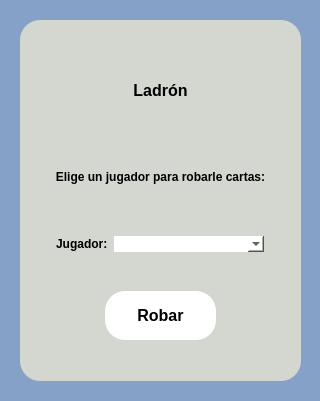
<?xml version="1.0" encoding="UTF-8"?>
<ui version="4.0">
 <class>DialogRoboCartas</class>
 <widget class="QDialog" name="DialogRoboCartas">
  <property name="geometry">
   <rect>
    <x>0</x>
    <y>0</y>
    <width>320</width>
    <height>401</height>
   </rect>
  </property>
  <property name="windowTitle">
   <string>Ladron</string>
  </property>
  <property name="styleSheet">
   <string notr="true">background-color: #85A1C8</string>
  </property>
  <widget class="QFrame" name="frame">
   <property name="geometry">
    <rect>
     <x>20</x>
     <y>20</y>
     <width>281</width>
     <height>361</height>
    </rect>
   </property>
   <property name="styleSheet">
    <string notr="true">background-color: #D3D7CF;
font-weight: bold;
border-radius: 20px;</string>
   </property>
   <layout class="QVBoxLayout" name="verticalLayout">
    <item>
     <layout class="QVBoxLayout" name="verticalLayout_2">
      <item>
       <widget class="QLabel" name="label">
        <property name="maximumSize">
         <size>
          <width>16777215</width>
          <height>60</height>
         </size>
        </property>
        <property name="styleSheet">
         <string notr="true"> border: none;
 color: black;
 padding: 15px 32px;
 text-align: center;
 text-decoration: none;
 display: inline-block;
 font-size: 16px;</string>
        </property>
        <property name="text">
         <string>Ladrón</string>
        </property>
        <property name="alignment">
         <set>Qt::AlignCenter</set>
        </property>
       </widget>
      </item>
     </layout>
    </item>
    <item>
     <layout class="QHBoxLayout" name="horizontalLayout_6">
      <item>
       <widget class="QLabel" name="label_2">
        <property name="maximumSize">
         <size>
          <width>16777215</width>
          <height>40</height>
         </size>
        </property>
        <property name="styleSheet">
         <string notr="true"/>
        </property>
        <property name="text">
         <string>Elige un jugador para robarle cartas:</string>
        </property>
        <property name="alignment">
         <set>Qt::AlignCenter</set>
        </property>
       </widget>
      </item>
     </layout>
    </item>
    <item>
     <layout class="QHBoxLayout" name="horizontalLayout_4">
      <item>
       <spacer name="horizontalSpacer">
        <property name="orientation">
         <enum>Qt::Horizontal</enum>
        </property>
        <property name="sizeHint" stdset="0">
         <size>
          <width>40</width>
          <height>20</height>
         </size>
        </property>
       </spacer>
      </item>
      <item>
       <widget class="QLabel" name="label_4">
        <property name="maximumSize">
         <size>
          <width>16777215</width>
          <height>100</height>
         </size>
        </property>
        <property name="text">
         <string>Jugador:</string>
        </property>
       </widget>
      </item>
      <item>
       <widget class="QComboBox" name="jugador_elegido">
        <property name="minimumSize">
         <size>
          <width>150</width>
          <height>0</height>
         </size>
        </property>
        <property name="styleSheet">
         <string notr="true">background-color: white;</string>
        </property>
       </widget>
      </item>
      <item>
       <spacer name="horizontalSpacer_2">
        <property name="orientation">
         <enum>Qt::Horizontal</enum>
        </property>
        <property name="sizeHint" stdset="0">
         <size>
          <width>40</width>
          <height>20</height>
         </size>
        </property>
       </spacer>
      </item>
     </layout>
    </item>
    <item>
     <layout class="QHBoxLayout" name="horizontalLayout_2">
      <item>
       <spacer name="horizontalSpacer_3">
        <property name="orientation">
         <enum>Qt::Horizontal</enum>
        </property>
        <property name="sizeHint" stdset="0">
         <size>
          <width>40</width>
          <height>20</height>
         </size>
        </property>
       </spacer>
      </item>
      <item>
       <widget class="QPushButton" name="boton_intercambiar">
        <property name="autoFillBackground">
         <bool>false</bool>
        </property>
        <property name="styleSheet">
         <string notr="true">  background-color: white;
  border: none;
  color: black;
  padding: 15px 32px;
  text-align: center;
  text-decoration: none;
  display: inline-block;
  font-size: 16px;</string>
        </property>
        <property name="text">
         <string>Robar</string>
        </property>
        <property name="default">
         <bool>false</bool>
        </property>
        <property name="flat">
         <bool>false</bool>
        </property>
       </widget>
      </item>
      <item>
       <spacer name="horizontalSpacer_4">
        <property name="orientation">
         <enum>Qt::Horizontal</enum>
        </property>
        <property name="sizeHint" stdset="0">
         <size>
          <width>40</width>
          <height>20</height>
         </size>
        </property>
       </spacer>
      </item>
     </layout>
    </item>
   </layout>
  </widget>
 </widget>
 <resources/>
 <connections>
  <connection>
   <sender>boton_intercambiar</sender>
   <signal>clicked()</signal>
   <receiver>DialogRoboCartas</receiver>
   <slot>accept()</slot>
   <hints>
    <hint type="sourcelabel">
     <x>159</x>
     <y>339</y>
    </hint>
    <hint type="destinationlabel">
     <x>159</x>
     <y>200</y>
    </hint>
   </hints>
  </connection>
 </connections>
</ui>
